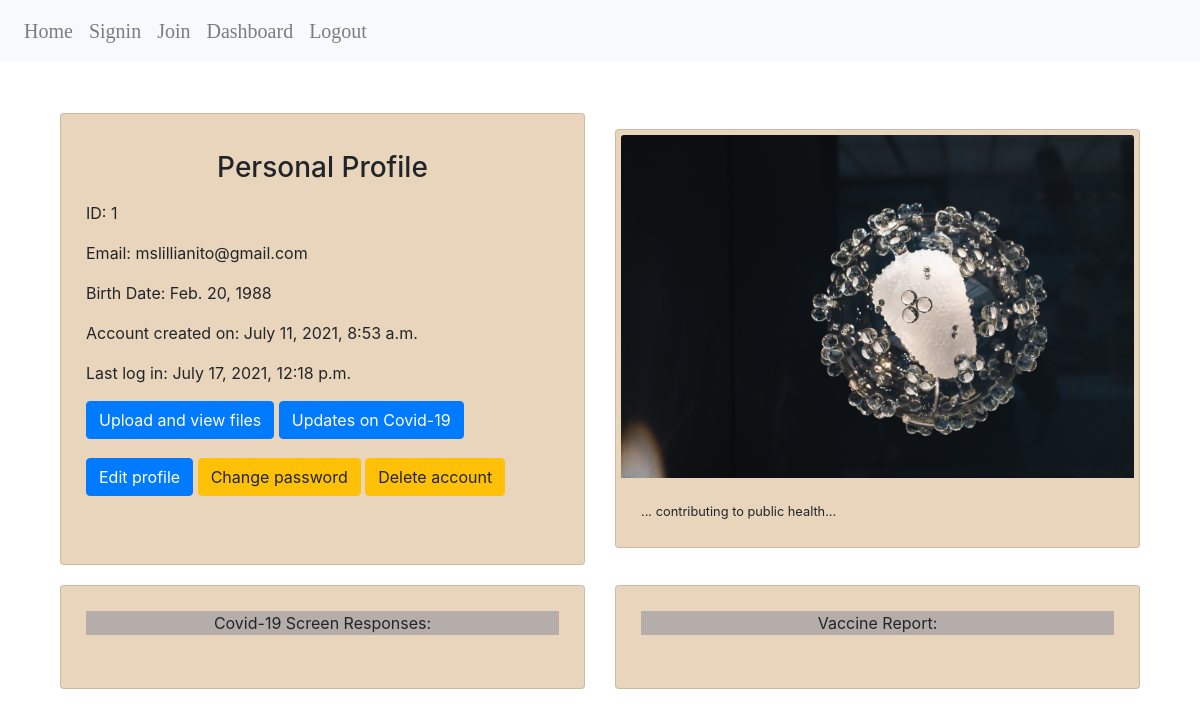
The page /profile/1 (signed in) on the database as committed earlier.
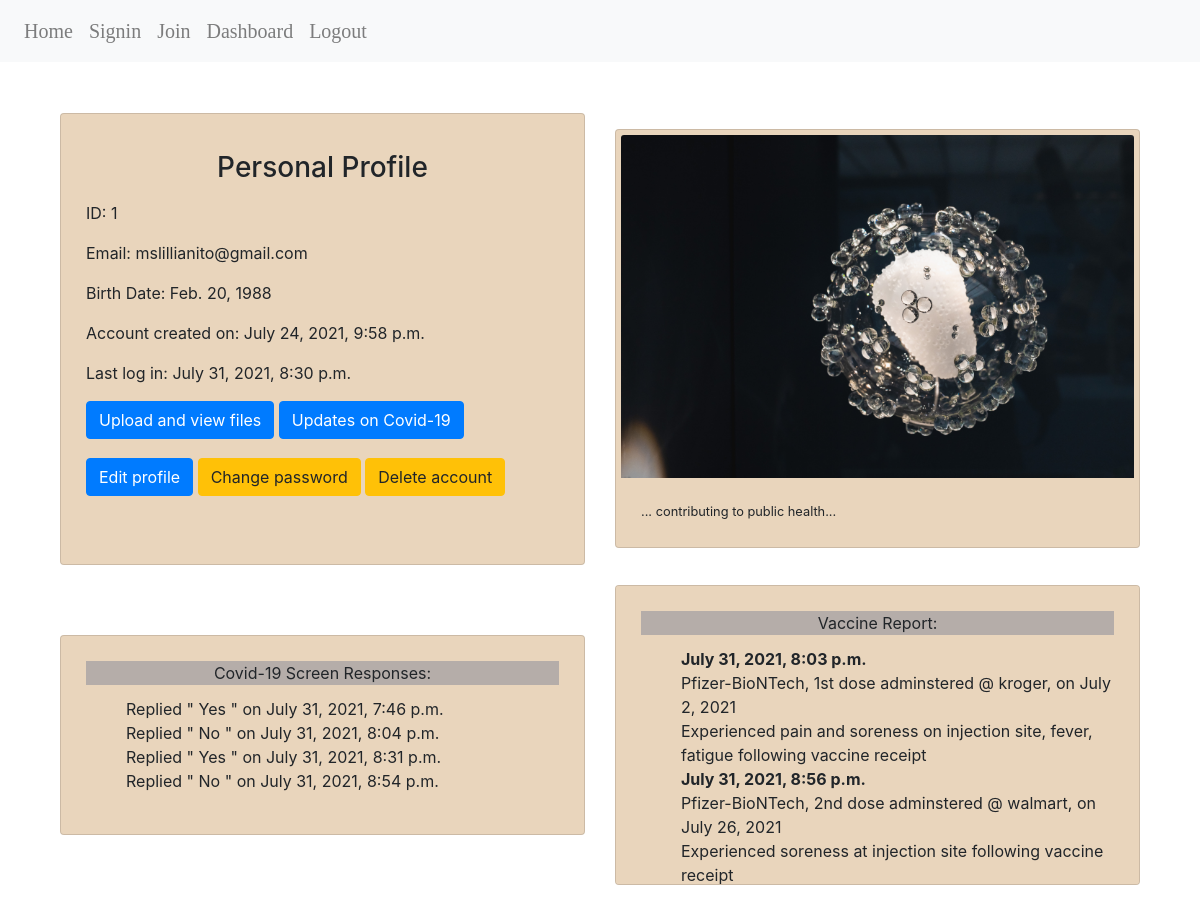
The same page on the database as committed later.
### orgHaccounts/models.py (models this page shows, shortened)
class OrgHUser(AbstractBaseUser):
    email = models.EmailField(
        verbose_name='email address',
        max_length=255,
        unique=True,
    )
    date_of_birth = models.DateField(
        verbose_name='birth date',
    )
    is_active = models.BooleanField(default=True)
    staff = models.BooleanField(default=False)
    admin = models.BooleanField(default=False)
    created_at= models.DateTimeField(auto_now_add=True, null=True)
    last_login= models.DateTimeField(auto_now=True, null=True)
    objects = OrgHUserManager()
    USERNAME_FIELD = 'email'
    REQUIRED_FIELDS = ['date_of_birth']

class ScreenAnswer(models.Model):
    answer= models.CharField(max_length=25)
    user= models.ForeignKey(User, related_name="screenAnswers", on_delete=models.SET_NULL, null=True)
    created_at= models.DateTimeField(auto_now_add=True, null=True)
    updated_at= models.DateTimeField(auto_now=True, null=True)

class VaccineResponse(models.Model):
    vaccine_type= models.CharField(max_length=25)
    vaccine_dose= models.CharField(max_length=25)
    date_received = models.DateField(verbose_name='Vaccination date',)
    vaccine_location= models.CharField(max_length=25)
    vaccine_illness= models.TextField(max_length=1000)
    user= models.ForeignKey(User, related_name="vaccineResponses", on_delete=models.SET_NULL, null=True)
    created_at= models.DateTimeField(auto_now_add=True, null=True)
    updated_at= models.DateTimeField(auto_now=True, null=True)

### orgHaccounts/views.py (the view)
# urls.py: path('profile/<int:user_id>', views.profile),
def profile(request, user_id):
    user= request.user
    context={
        "history": "Personal Information",
        "health_condition": "Covid-19",
        "user": user,
    }
    return render(request, 'dashboard/profile.html', context)

### orgHaccounts/templates/dashboard/profile.html (shortened to what this page needs)
{% extends "base.html" %}
{% block content%}
<div class="container" id="wrapper">
    <div class="row">
        <div class="col">
        </div>
    </div>
    <div class="row">
        <div class="col align-self-center">
            <div class="card" style="width:100%;">
                <div class="card-body">
                    <p class= "card-title"><h3> Personal Profile </h3></p>
                    <p class="card-text"><span> ID: {{ user.id }} </span></p>
                    <p class="card-text"> Email: {{ user.email }}</p>
                    <p class="card-text"> Birth Date: {{ user.date_of_birth }} </p>
                    <p class="card-text"> <span> Account created on: {{ user.created_at }} </span></p>
                    <p class="card-text"> <span> Last log in: {{ user.last_login }} </span></p>
                    <p class="card-text">
                        <a href="/file_upload/{{ user.id }}" class="btn btn-primary"> Upload and view files </a>
                        <a href="/feed" class="btn btn-primary"> Updates on {{ health_condition }} </a>
                    </p>
                    <p>
                        <a href="/edit/{{ user.id }}" class="btn btn-primary"> Edit profile </a>
                        <a href="/password_change" class="btn btn-warning"> Change password </a>
                        <a href="/delete_profile/{{ user.id }}" class="btn btn-warning"> Delete account </a>
                    </p><br>
                </div>
            </div>
        </div>
        <div class="col align-self-center">
            <div class="card" style="width: 100%;">
            {% load static %}
                <img class="card-img-top" src="{% static 'covi_virus.jpg' %}" alt="">
                <div class="card-body">
                    <p class="card-text"> <small> ... contributing to public health... </small></p>
                </div>
            </div>
        </div>
    </div>
    <div class="row">
        <div class="col align-self-center">
            <div class="card scrollable" style="width:100%;">
            {% if user.screenAnswers %}
                <div class="card-body">
                    <p class="card-title"> Covid-19 Screen Responses: </p>
                    <div class="scrollable">
                        <ul>
                            {% for screenAnswer in user.screenAnswers.all %}
                                <li><span> Replied " {{ screenAnswer.answer }} " on {{ screenAnswer.created_at }}</span></li>
                            {% endfor %}
                            </ul>
                    </div>
                </div>
            {% else %}
                <p class="card-text"> You have not screened for Covid-19 yet! </p>
            {%  endif %}
            </div>
        </div>
        <div class="col align-self-center">
            <div class="card scrollable" style="width:100%;">
                {% if user.vaccineResponses %}
                <div class="card-body">
                    <p class="card-title"> Vaccine Report: </p>
                    <div class="scrollable">
                        <ul>
                            {% for vaccineResponse in user.vaccineResponses.all %}
                                <li><p class="card-text"><b> {{ vaccineResponse.created_at }} </b></p></li>
                                <li><span>{{ vaccineResponse.vaccine_type }}, {{ vaccineResponse.vaccine_dose}} dose adminstered @ {{ vaccineResponse.vaccine_location }}, on {{vaccineResponse.date_received }}</span></li>
                                <li><span> Experienced {{ vaccineResponse.vaccine_illness }} following vaccine receipt</span></li>
                            {% endfor %}
                        </ul>
                    </div>
                </div>
                {% else %}
                    <p class="card-text"> Nothing reported yet! </p>
                {% endif %}
            </div>
        </div>
    </div>
</div>
{% endblock %}

### orgHaccounts/templates/base.html (shortened to what this page needs)
<!DOCTYPE html>
<html lang="en">
    <head>
        <link rel="stylesheet" href="https://maxcdn.bootstrapcdn.com/bootstrap/4.0.0/css/bootstrap.min.css">
        <link rel="stylesheet" href="https://cdn.jsdelivr.net/npm/bootstrap-icons@1.5.0/font/bootstrap-icons.css">
        {% load static %}
        <link rel="stylesheet" href="{% static 'styles.css' %}">
    </head>
    <body>
        {% block nav %}
        <nav>
            <nav class="navbar navbar-expand-md navbar-light bg-light">
                <div class="collapse navbar-collapse" id="navbarNav">
                    <ul class="navbar-nav">
                        <li class="nav-item">
                            <a class="nav-link" href="/"> Home </a>
                        </li>
                        <li class="nav-item">
                            <a class="nav-link" href="/login"> Signin </a>
                        </li>
                        <li class="nav-item">
                            <a class="nav-link" href="/register"> Join </a>
                        </li>
                        {% if user.is_authenticated %}
                        <li class="nav-item">
                            <a class="nav-link" href="/dashboard"> Dashboard </a>
                        </li>
                        <li class="nav-item">
                            <a class="nav-link" href="/logout"> Logout </a>
                        </li>
                        {% endif %}
                    </ul>
                </div>
            </nav>
        </nav>
        {% endblock %}
        <Main>
        {% block content %}{% endblock content %}
        </Main>
        {% load static %}
    </body>
</html>

### orgHaccounts/static/styles.css (style rules this page uses)
h1, h2, h3, a, h6 { text-align: center; }
.navbar-nav { display: flex; justify-content: space-between; }
.navbar-nav .nav-item a { font-family: cursive; color: black; font-size: 20px; text-decoration: none; }
.container { display: block; margin:auto; padding:20px; }
ul { list-style-type: none; }
.scrollable { max-height: 300px; overflow-y: auto; }
.card { display:block; padding:5px; background-color: rgb(233, 213, 188); }
.row { padding: 10px; }
.card-body a, .card-title p, .card-text a, .card .btn { margin-bottom: 3px; text-align: center; align-content: center; }
.card-title { background-color : rgba(170, 165, 165, 0.815); text-align: center; }
p .btn { align-content: center; text-align: center; }

Rows that differ between the two databases and show on the page:
changed OrgHUser "mslillianito@gmail.com": created_at "July 11, 2021, 8:53 a.m." → "July 24, 2021, 9:58 p.m."; last_login "July 17, 2021, 12:18 p.m." → "July 31, 2021, 8:30 p.m."
now on this page (row edited): ScreenAnswer: answer "Yes", created_at "July 31, 2021, 7:46 p.m."
added ScreenAnswer: answer "No", created_at "July 31, 2021, 8:04 p.m."
added ScreenAnswer: answer "Yes", created_at "July 31, 2021, 8:31 p.m."
added ScreenAnswer: answer "No", created_at "July 31, 2021, 8:54 p.m."
now on this page (row edited): VaccineResponse: created_at "July 31, 2021, 8:03 p.m.", vaccine_type "Pfizer-BioNTech", vaccine_dose "1st", vaccine_location "kroger", date_received "July 2, 2021", vaccine_illness "pain and soreness on injection site, fever, fatigue"
added VaccineResponse: created_at "July 31, 2021, 8:56 p.m.", vaccine_type "Pfizer-BioNTech", vaccine_dose "2nd", vaccine_location "walmart", date_received "July 26, 2021", vaccine_illness "soreness at injection site"
